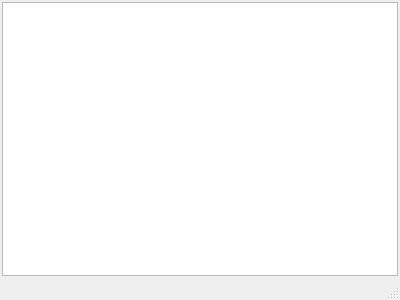
<?xml version="1.0" encoding="UTF-8"?>
<ui version="4.0">
 <class>BlockListChecker</class>
 <widget class="QMainWindow" name="BlockListChecker">
  <property name="geometry">
   <rect>
    <x>0</x>
    <y>0</y>
    <width>400</width>
    <height>300</height>
   </rect>
  </property>
  <property name="windowTitle">
   <string>BlockListChecker</string>
  </property>
  <widget class="QWidget" name="centralWidget">
   <layout class="QVBoxLayout" name="verticalLayout">
    <property name="spacing">
     <number>2</number>
    </property>
    <property name="leftMargin">
     <number>2</number>
    </property>
    <property name="topMargin">
     <number>2</number>
    </property>
    <property name="rightMargin">
     <number>2</number>
    </property>
    <property name="bottomMargin">
     <number>2</number>
    </property>
    <item>
     <widget class="QPlainTextEdit" name="pteLog">
      <property name="readOnly">
       <bool>true</bool>
      </property>
     </widget>
    </item>
   </layout>
  </widget>
  <widget class="QMenuBar" name="menuBar">
   <property name="geometry">
    <rect>
     <x>0</x>
     <y>0</y>
     <width>400</width>
     <height>21</height>
    </rect>
   </property>
  </widget>
  <widget class="QStatusBar" name="statusBar"/>
 </widget>
 <layoutdefault spacing="6" margin="11"/>
 <resources/>
 <connections/>
</ui>
